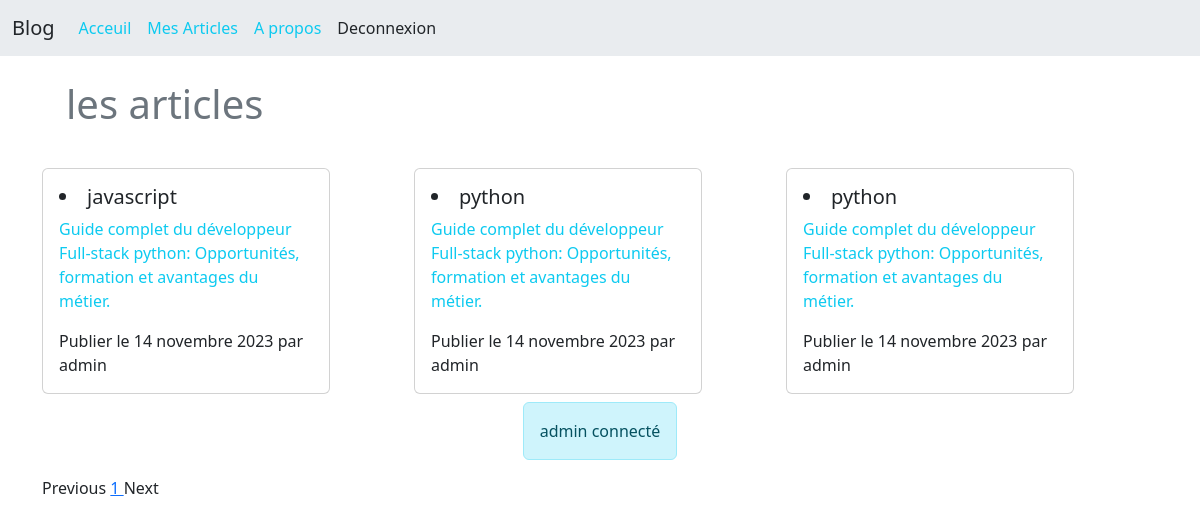
The app's page / (signed in) with its own data.
### articles/models.py (models this page shows, shortened)
class Article (models.Model):
    title = models.CharField( max_length=150)
    summary = models.CharField( max_length=500)
    content = RichTextField(blank=True)
    author = models.ForeignKey(User, on_delete=models.CASCADE)
    creation_date = models.DateField(auto_now_add=True)
    last_update = models.DateField(auto_now=True)
    archive = models.BooleanField(default=False)
    class Meta:
        ordering = ['-creation_date']

### articles/views.py (the view)
# urls.py: path('',home, name='index'),
def home(request):
    object_list = Article.objects.filter(archive=False).order_by('-last_update')
    page_num = request.GET.get('page', 1)
    paginator = Paginator(object_list, 10) # 6 employees per page
    try:
        page_obj = paginator.page(page_num)
    except PageNotAnInteger:
        page_obj = paginator.page(1)
    except EmptyPage:
        page_obj = paginator.page(paginator.num_pages)
    return render(request, 'pages/index.html', {'page_obj': page_obj})

### templates/pages/index.html (shortened to what this page needs)
{% extends "base.html" %}
{% block contenu %}
<div class="row  ">
    <div class=" col m-4">
            <h1 class="h1 text-secondary"> les articles </h1>
    </div>
  {% if page_obj  %}
  <div class="row">
  {% for  article in page_obj %}
            <div class="col col-lg-4 col-md-6 my-2">
                <a href="{% url 'details' article.id %}" style="text-decoration:none ;" >
                    <div class="card  "   style="width: 18rem;" >
                        <div class="card-body">
                            <li class=" h5 card-title">{{article.title}}</li>
                            <p class="card-text text-info">{{article.summary}}</p>
                            <p class="card-text">Publier  le {{article.creation_date}} par {{article.author}}</p>
                        </div>
                    </div>
                </a>
            </div>
    {% endfor %}
</div>
  {% endif %}
  <div>
    {% if request.user.is_authenticated %}
          <div class="d-flex justify-content-center">
            <p class="alert alert-info  text-center">{{request.user}} connecté</p>
          </div>
      {%else%}
    <div class=" text-center  ">
      <p class=" text-secondary"><a class="text-info" href="{% url 'register'%}">S' inscrire</a>  pour ajouter des articles</p>
       <p class=" text-secondary"><a class="text-info" href="{% url 'login'%}"> Se connecter </a> pour gerer vos articles</p>
    </div>
    {% endif %}
    {% include "partials/pagination.html" %}
  </div>
</div>
{% endblock contenu %}

### records on screen
Article: title "javascript", summary "Guide complet du développeur Full-stack python: Opportunités, formation et avantages du métier.", creation_date "14 novembre 2023", author "admin"
Article: title "python", summary "Guide complet du développeur Full-stack python: Opportunités, formation et avantages du métier.", creation_date "14 novembre 2023", author "admin"
Article: title "python", summary "Guide complet du développeur Full-stack python: Opportunités, formation et avantages du métier.", creation_date "14 novembre 2023", author "admin"

### other values on screen
{{ request.user }} "admin"
{{ i }} "1"
